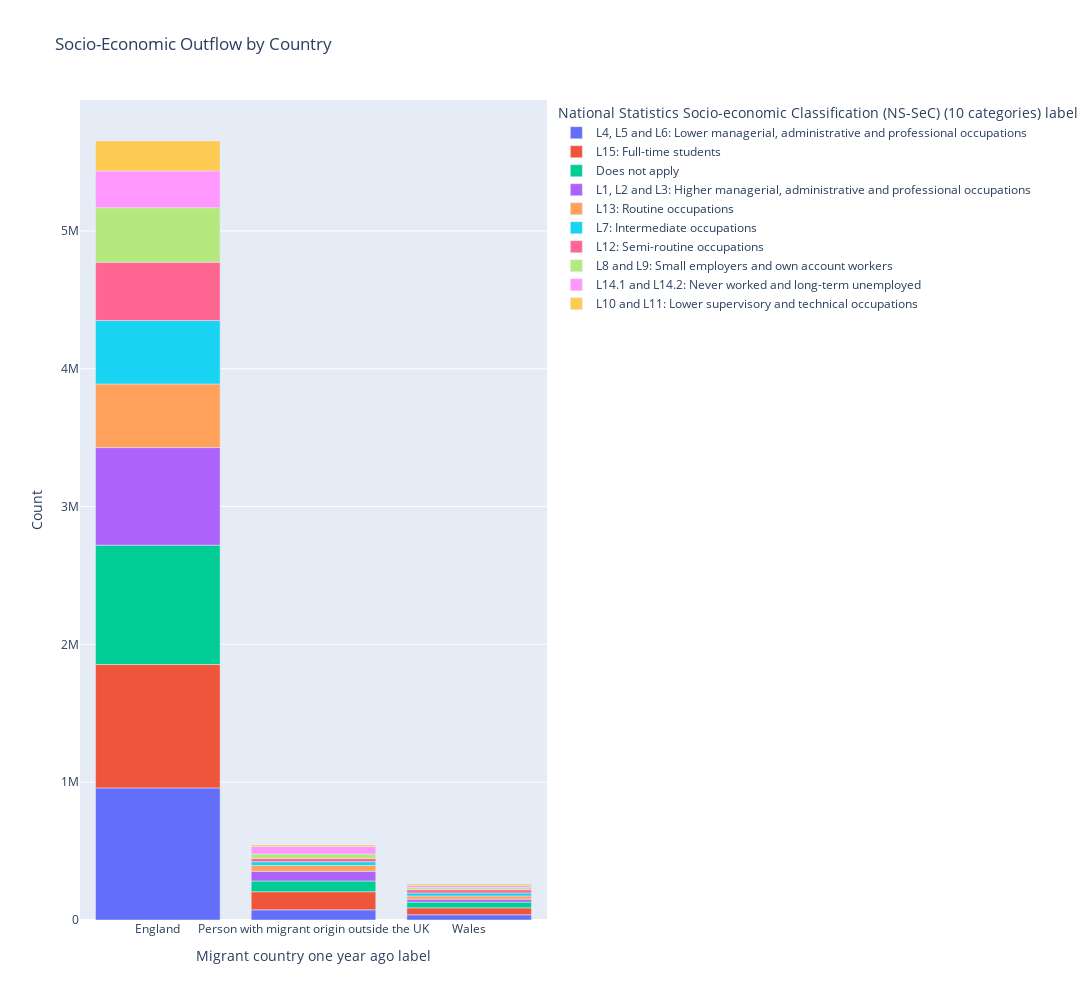

Notebook code cell kept with this figure:
### Code cell
# Group by socio-economic classification and count
soec2_category = mig_ctry_out_df.groupby(['Migrant country one year ago label', 'National Statistics Socio-economic Classification (NS-SeC) (10 categories) label'])['Count'].sum().reset_index()
# print(soec2_category.tail())

soec2_category = soec2_category[soec2_category['Migrant country one year ago label'] != 'Does not apply']
# print(soec2_category.tail())
soec2_category = soec2_category.sort_values(by='Count', ascending=False)
soec2_category
# Create a single bar chart with colors based on migration categories
fig = px.bar(soec2_category, 
             x='Migrant country one year ago label', 
             y='Count', 
             color='National Statistics Socio-economic Classification (NS-SeC) (10 categories) label',
             labels={'Count': 'Count'},
             title='Socio-Economic Outflow by Country',
             width=1400, 
             height=1000)

# Customize tooltip format
fig.update_traces(hovertemplate='%{y:,.0f} Count')

# Show the plot
# fig.show()

### Figure 1 — Plotly figure (JSON) as saved in the notebook; plotly's stock layout.template omitted (floating-point values rounded to 4 significant figures)
{"data": [{"alignmentgroup": "True", "hovertemplate": "%{y:,.0f} Count", "legendgroup": "L4, L5 and L6: Lower managerial, administrative and professional occupations", "marker": {"color": "#636efa", "pattern": {"shape": ""}}, "name": "L4, L5 and L6: Lower managerial, administrative and professional occupations", "offsetgroup": "L4, L5 and L6: Lower managerial, administrative and professional occupations", "orientation": "v", "showlegend": true, "textposition": "auto", "type": "bar", "x": ["England", "Person with migrant origin outside the UK", "Wales"], "xaxis": "x", "y": [958315, 73641, 38027], "yaxis": "y"}, {"alignmentgroup": "True", "hovertemplate": "%{y:,.0f} Count", "legendgroup": "L15: Full-time students", "marker": {"color": "#EF553B", "pattern": {"shape": ""}}, "name": "L15: Full-time students", "offsetgroup": "L15: Full-time students", "orientation": "v", "showlegend": true, "textposition": "auto", "type": "bar", "x": ["England", "Person with migrant origin outside the UK", "Wales"], "xaxis": "x", "y": [895467, 131786, 50265], "yaxis": "y"}, {"alignmentgroup": "True", "hovertemplate": "%{y:,.0f} Count", "legendgroup": "Does not apply", "marker": {"color": "#00cc96", "pattern": {"shape": ""}}, "name": "Does not apply", "offsetgroup": "Does not apply", "orientation": "v", "showlegend": true, "textposition": "auto", "type": "bar", "x": ["England", "Person with migrant origin outside the UK", "Wales"], "xaxis": "x", "y": [866316, 77790, 41529], "yaxis": "y"}, {"alignmentgroup": "True", "hovertemplate": "%{y:,.0f} Count", "legendgroup": "L1, L2 and L3: Higher managerial, administrative and professional occupations", "marker": {"color": "#ab63fa", "pattern": {"shape": ""}}, "name": "L1, L2 and L3: Higher managerial, administrative and professional occupations", "offsetgroup": "L1, L2 and L3: Higher managerial, administrative and professional occupations", "orientation": "v", "showlegend": true, "textposition": "auto", "type": "bar", "x": ["England", "Person with migrant origin outside the UK", "Wales"], "xaxis": "x", "y": [707908, 69654, 21447], "yaxis": "y"}, {"alignmentgroup": "True", "hovertemplate": "%{y:,.0f} Count", "legendgroup": "L13: Routine occupations", "marker": {"color": "#FFA15A", "pattern": {"shape": ""}}, "name": "L13: Routine occupations", "offsetgroup": "L13: Routine occupations", "orientation": "v", "showlegend": true, "textposition": "auto", "type": "bar", "x": ["England", "Person with migrant origin outside the UK", "Wales"], "xaxis": "x", "y": [461625, 42954, 23064], "yaxis": "y"}, {"alignmentgroup": "True", "hovertemplate": "%{y:,.0f} Count", "legendgroup": "L7: Intermediate occupations", "marker": {"color": "#19d3f3", "pattern": {"shape": ""}}, "name": "L7: Intermediate occupations", "offsetgroup": "L7: Intermediate occupations", "orientation": "v", "showlegend": true, "textposition": "auto", "type": "bar", "x": ["England", "Person with migrant origin outside the UK", "Wales"], "xaxis": "x", "y": [460114, 26886, 21715], "yaxis": "y"}, {"alignmentgroup": "True", "hovertemplate": "%{y:,.0f} Count", "legendgroup": "L12: Semi-routine occupations", "marker": {"color": "#FF6692", "pattern": {"shape": ""}}, "name": "L12: Semi-routine occupations", "offsetgroup": "L12: Semi-routine occupations", "orientation": "v", "showlegend": true, "textposition": "auto", "type": "bar", "x": ["England", "Person with migrant origin outside the UK", "Wales"], "xaxis": "x", "y": [423359, 24332, 24080], "yaxis": "y"}, {"alignmentgroup": "True", "hovertemplate": "%{y:,.0f} Count", "legendgroup": "L8 and L9: Small employers and own account workers", "marker": {"color": "#B6E880", "pattern": {"shape": ""}}, "name": "L8 and L9: Small employers and own account workers", "offsetgroup": "L8 and L9: Small employers and own account workers", "orientation": "v", "showlegend": true, "textposition": "auto", "type": "bar", "x": ["England", "Person with migrant origin outside the UK", "Wales"], "xaxis": "x", "y": [395868, 32473, 15189], "yaxis": "y"}, {"alignmentgroup": "True", "hovertemplate": "%{y:,.0f} Count", "legendgroup": "L14.1 and L14.2: Never worked and long-term unemployed", "marker": {"color": "#FF97FF", "pattern": {"shape": ""}}, "name": "L14.1 and L14.2: Never worked and long-term unemployed", "offsetgroup": "L14.1 and L14.2: Never worked and long-term unemployed", "orientation": "v", "showlegend": true, "textposition": "auto", "type": "bar", "x": ["England", "Person with migrant origin outside the UK", "Wales"], "xaxis": "x", "y": [266706, 53959, 14316], "yaxis": "y"}, {"alignmentgroup": "True", "hovertemplate": "%{y:,.0f} Count", "legendgroup": "L10 and L11: Lower supervisory and technical occupations", "marker": {"color": "#FECB52", "pattern": {"shape": ""}}, "name": "L10 and L11: Lower supervisory and technical occupations", "offsetgroup": "L10 and L11: Lower supervisory and technical occupations", "orientation": "v", "showlegend": true, "textposition": "auto", "type": "bar", "x": ["England", "Person with migrant origin outside the UK", "Wales"], "xaxis": "x", "y": [216799, 11626, 10960], "yaxis": "y"}], "layout": {"barmode": "relative", "height": 1000, "legend": {"title": {"text": "National Statistics Socio-economic Classification (NS-SeC) (10 categories) label"}, "tracegroupgap": 0}, "title": {"text": "Socio-Economic Outflow by Country"}, "width": 1400, "xaxis": {"anchor": "y", "domain": [0, 1], "title": {"text": "Migrant country one year ago label"}}, "yaxis": {"anchor": "x", "domain": [0, 1], "title": {"text": "Count"}}}}
